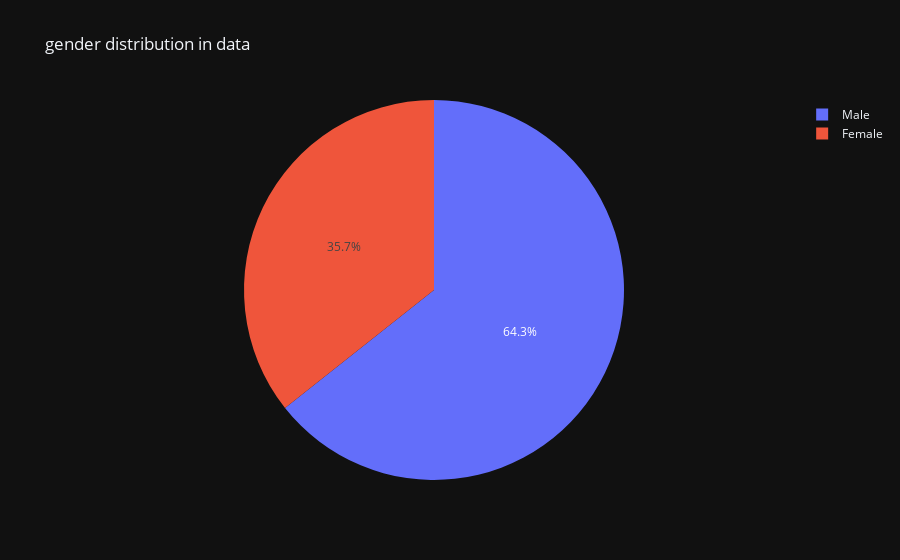

This figure's notebook cell:
### Code cell
# pie chart
gc= tips['sex'].value_counts()
px.pie(gc, gc.index, 
       gc.values,
       title= 'gender distribution in data',
        template='plotly_dark',
          )

### Figure 1 — Plotly figure (JSON) as saved in the notebook; plotly's stock layout.template omitted (floating-point values rounded to 4 significant figures)
{"data": [{"domain": {"x": [0, 1], "y": [0, 1]}, "hovertemplate": "sex=%{label}<br>value=%{value}<extra></extra>", "labels": ["Male", "Female"], "legendgroup": "", "name": "", "showlegend": true, "type": "pie", "values": [157, 87]}], "layout": {"legend": {"tracegroupgap": 0}, "title": {"text": "gender distribution in data"}}}
